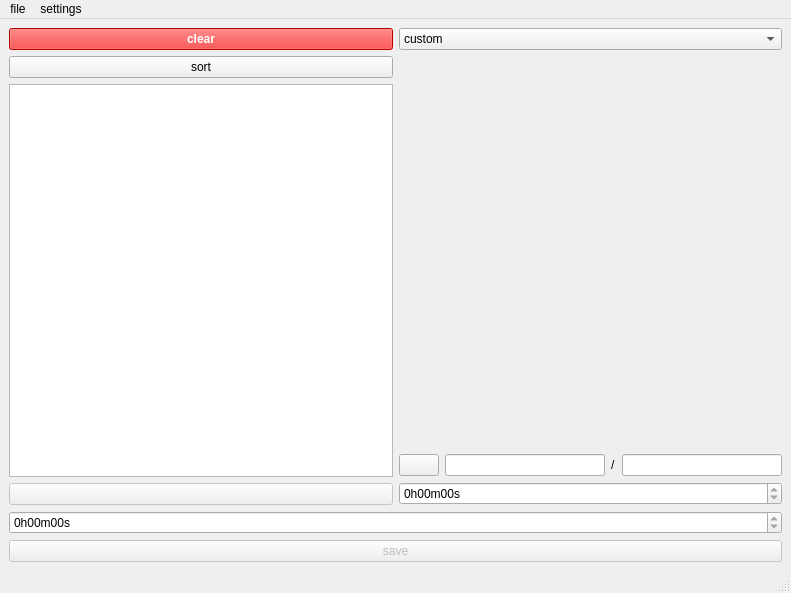
<?xml version="1.0" encoding="UTF-8"?>
<ui version="4.0">
 <class>MainWindow</class>
 <widget class="QMainWindow" name="MainWindow">
  <property name="geometry">
   <rect>
    <x>0</x>
    <y>0</y>
    <width>791</width>
    <height>593</height>
   </rect>
  </property>
  <property name="windowTitle">
   <string>videos re-encoder</string>
  </property>
  <property name="windowIcon">
   <iconset resource="main_resources.qrc">
    <normaloff>:/res/image/app_icon.ico</normaloff>:/res/image/app_icon.ico</iconset>
  </property>
  <widget class="QWidget" name="centralwidget">
   <layout class="QVBoxLayout" name="verticalLayout">
    <property name="sizeConstraint">
     <enum>QLayout::SetDefaultConstraint</enum>
    </property>
    <item>
     <layout class="QHBoxLayout" name="horizontalLayout_outer">
      <item>
       <layout class="QVBoxLayout" name="verticalLayout_2">
        <item>
         <widget class="QPushButton" name="pushButton_clear">
          <property name="font">
           <font>
            <bold>true</bold>
           </font>
          </property>
          <property name="styleSheet">
           <string notr="true">background-color: rgb(255, 0, 0);
color: white;</string>
          </property>
          <property name="text">
           <string>clear</string>
          </property>
         </widget>
        </item>
        <item>
         <widget class="QPushButton" name="pushButton_sort">
          <property name="text">
           <string>sort</string>
          </property>
         </widget>
        </item>
        <item>
         <widget class="QListWidget" name="listWidget_files">
          <property name="editTriggers">
           <set>QAbstractItemView::NoEditTriggers</set>
          </property>
          <property name="movement">
           <enum>QListView::Static</enum>
          </property>
         </widget>
        </item>
        <item>
         <widget class="QPushButton" name="pushButton_remove_item">
          <property name="enabled">
           <bool>false</bool>
          </property>
          <property name="text">
           <string/>
          </property>
          <property name="icon">
           <iconset resource="main_resources.qrc">
            <normaloff>:/res/image/resources/minus.png</normaloff>:/res/image/resources/minus.png</iconset>
          </property>
         </widget>
        </item>
       </layout>
      </item>
      <item>
       <layout class="QVBoxLayout" name="verticalLayout_inside_collapsible">
        <item>
         <widget class="QComboBox" name="comboBox_preset">
          <item>
           <property name="text">
            <string>custom</string>
           </property>
          </item>
         </widget>
        </item>
        <item>
         <widget class="VideoInfoWidget" name="videoInfoWidget" native="true">
          <property name="sizePolicy">
           <sizepolicy hsizetype="Preferred" vsizetype="Expanding">
            <horstretch>0</horstretch>
            <verstretch>0</verstretch>
           </sizepolicy>
          </property>
         </widget>
        </item>
        <item>
         <layout class="QHBoxLayout" name="horizontalLayout_3">
          <item>
           <widget class="QPushButton" name="pushButton_diropen">
            <property name="text">
             <string/>
            </property>
           </widget>
          </item>
          <item>
           <widget class="QLineEdit" name="lineEdit_output_dir"/>
          </item>
          <item>
           <widget class="QLabel" name="label">
            <property name="sizePolicy">
             <sizepolicy hsizetype="Fixed" vsizetype="Fixed">
              <horstretch>0</horstretch>
              <verstretch>0</verstretch>
             </sizepolicy>
            </property>
            <property name="text">
             <string>/</string>
            </property>
           </widget>
          </item>
          <item>
           <widget class="QLineEdit" name="lineEdit_output_filename">
            <property name="sizePolicy">
             <sizepolicy hsizetype="Expanding" vsizetype="Fixed">
              <horstretch>0</horstretch>
              <verstretch>0</verstretch>
             </sizepolicy>
            </property>
           </widget>
          </item>
         </layout>
        </item>
        <item>
         <widget class="QTimeEdit" name="timeEdit_item_length">
          <property name="readOnly">
           <bool>true</bool>
          </property>
          <property name="displayFormat">
           <string>H'h'mm'm'ss's'</string>
          </property>
          <property name="time">
           <time>
            <hour>0</hour>
            <minute>0</minute>
            <second>0</second>
           </time>
          </property>
         </widget>
        </item>
       </layout>
      </item>
     </layout>
    </item>
    <item>
     <widget class="QTimeEdit" name="timeEdit">
      <property name="enabled">
       <bool>true</bool>
      </property>
      <property name="readOnly">
       <bool>true</bool>
      </property>
      <property name="displayFormat">
       <string>H'h'mm'm'ss's'</string>
      </property>
      <property name="time">
       <time>
        <hour>0</hour>
        <minute>0</minute>
        <second>0</second>
       </time>
      </property>
     </widget>
    </item>
    <item>
     <widget class="QPushButton" name="pushButton_save">
      <property name="enabled">
       <bool>false</bool>
      </property>
      <property name="text">
       <string>save</string>
      </property>
     </widget>
    </item>
   </layout>
  </widget>
  <widget class="QMenuBar" name="menubar">
   <property name="geometry">
    <rect>
     <x>0</x>
     <y>0</y>
     <width>791</width>
     <height>22</height>
    </rect>
   </property>
   <widget class="QMenu" name="menufile">
    <property name="title">
     <string>file</string>
    </property>
    <addaction name="actionopen"/>
   </widget>
   <widget class="QMenu" name="menusettings">
    <property name="title">
     <string>settings</string>
    </property>
    <addaction name="actionsavefile_name_generator"/>
    <addaction name="actioneffective_period_of_cache"/>
    <addaction name="actiondefault_preset"/>
   </widget>
   <addaction name="menufile"/>
   <addaction name="menusettings"/>
  </widget>
  <widget class="QStatusBar" name="statusbar"/>
  <action name="actionopen">
   <property name="text">
    <string>open</string>
   </property>
  </action>
  <action name="actionenable_tracking_of_current_time_slider">
   <property name="checkable">
    <bool>true</bool>
   </property>
   <property name="checked">
    <bool>true</bool>
   </property>
   <property name="text">
    <string>enable tracking of current time slider</string>
   </property>
  </action>
  <action name="actiondefault_extractor">
   <property name="text">
    <string>default extractor</string>
   </property>
  </action>
  <action name="actionsavefile_name_generator">
   <property name="text">
    <string>savefile name generator</string>
   </property>
  </action>
  <action name="actioneffective_period_of_cache">
   <property name="text">
    <string>effective period of cache</string>
   </property>
  </action>
  <action name="actiondefault_video_info">
   <property name="text">
    <string>default video info</string>
   </property>
  </action>
  <action name="actioncollapsible_section_animation_duration">
   <property name="text">
    <string>collapsible section animation duration</string>
   </property>
  </action>
  <action name="actionanimation_duration_of_collapsible_section">
   <property name="text">
    <string>animation duration of collapsible section</string>
   </property>
  </action>
  <action name="actiondefault_preset">
   <property name="text">
    <string>default preset</string>
   </property>
  </action>
 </widget>
 <customwidgets>
  <customwidget>
   <class>VideoInfoWidget</class>
   <extends>QWidget</extends>
   <header>videoinfowidget.hpp</header>
   <container>1</container>
  </customwidget>
 </customwidgets>
 <resources>
  <include location="main_resources.qrc"/>
 </resources>
 <connections/>
</ui>
